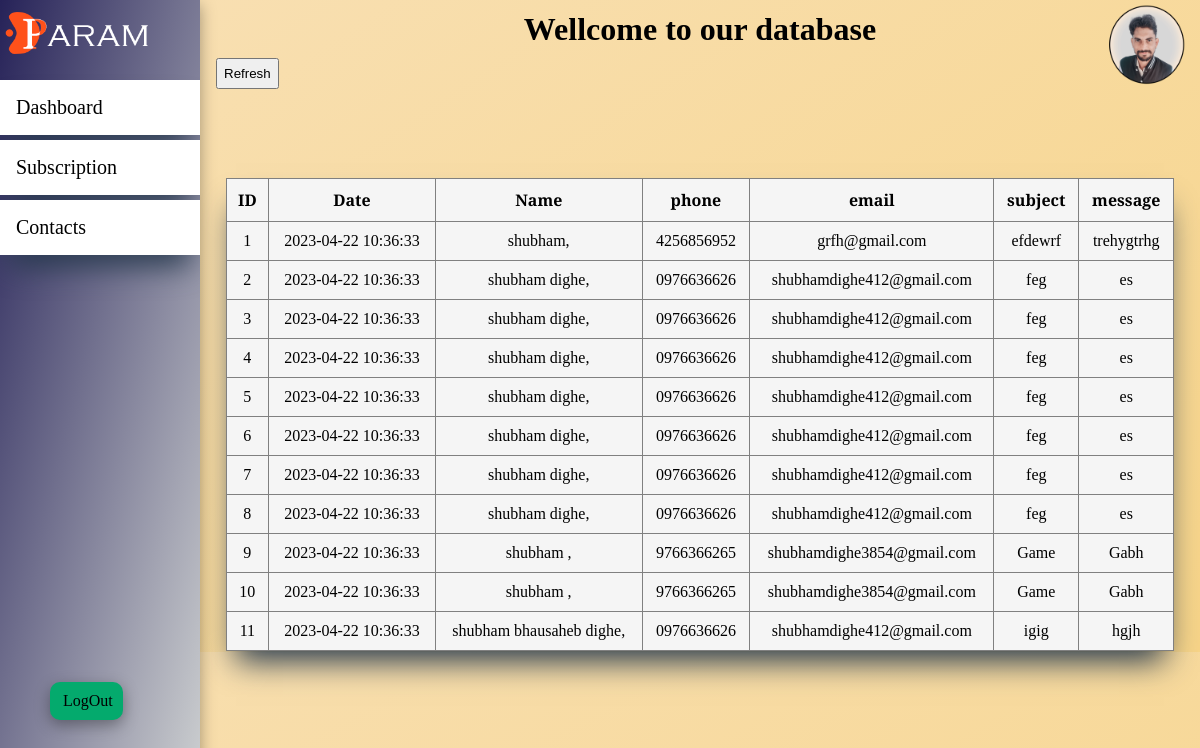
The page /login/contact.php (signed in) on the database its author committed.
### tables this page shows
CREATE TABLE `contact` (
  `id` int(4) NOT NULL,
  `name` text NOT NULL,
  `phone` varchar(10) NOT NULL,
  `email` text NOT NULL,
  `subject` text NOT NULL,
  `message` text NOT NULL,
  `date` datetime NOT NULL
);

### login/contact.php (the view, shortened to what this page needs)
<?php
    include('displaynav.php');
    include('../forms/connection/connection.php');
    ?>
<!DOCTYPE html>
<html lang="en">
<head>
</head>
<body>
<div class="content">
<?php
$activation="active";
if($activation == "active"){
?>
<h1 align='center' style="padding:10px" class="well">Wellcome to our database</h1>
 <table  class="table" style="border-collapse: collapse;  margin-top: 120px;" border="1">
 <button onClick="window.location.reload();" class="ref">Refresh </button>
<tr>
<th>ID</th>
<th>Date</th>
<th>Name</th>
<th>phone</th>
<th>email</th>
<th>subject</th>
<th>message</th>
</tr>
<?php
$sql = "SELECT id,date, name, phone,email, subject, message  FROM contact";
$result = mysqli_query($con, $sql);
if (mysqli_num_rows($result) > 0) {
  while($row = mysqli_fetch_assoc($result)) {
     echo"<tr> <td>". $row["id"];
    echo" <td>". $row["date"];
   echo "<td>" .$row["name"];
    echo "<td>" .$row["phone"];
    echo "<td>" .$row["email"];
    echo "<td>" .$row["subject"];
    echo "<td>" .$row["message"]."</a></td> </tr>" ;
  }
} else {
  echo "<p class='nrec'>No record found !</p>";
}
}
?>
</table>
</body>
</html>

### login/displaynav.php (shortened to what this page needs)
<!DOCTYPE html>
<html lang="en">
<head>
    <link rel="stylesheet" href="displaynav.css">
</head>
<body>
<div class="sidebar">
<a   href="../index.php"><img src="../assets/images/logo.png" alt="" width="150px" style="margin-top:10px;margin-bottom:20px; "></a>
  <a class="acon" href="display.php">Dashboard</a>
  <a class="acon" href="subscription.php">Subscription</a>
  <a  class="acon" href="contact.php">Contacts</a>
  <a href="logout.php" class="logout">LogOut</a>
</div>
</body>
</html>

### login/displaynav.css (style rules this page uses)
* { margin: 0px; padding: 0px; }
.sidebar { margin: 0; padding: 0; width: 200px; background-color: #f1f1f1; position: fixed; height: 100%; overflow: auto; background-image: linear-gradient(to bottom right, rgba(34, 30, 85, 0.979), rgba(202, 205, 206, 0.911)); box-shadow: rgba(0, 0, 0, 0.35) 0px 5px 15px; }
.sidebar .acon { display: block; color: rgb(255, 255, 255); padding: 16px; text-decoration: none; font-size: 20px; background-color: #ffffff; color: rgb(0, 0, 0); margin-bottom: 5px; box-shadow: rgb(38, 57, 77) 0px 20px 30px -10px; }
div.content { margin-left: 200px; padding: 1px 16px; height: 100%; background-image: linear-gradient(to bottom right, rgb(248, 223, 177), rgb(247, 212, 136)); }
.logout { padding:10px; padding-left:13px; background-color: #04AA6D; border-radius: 10px; text-decoration: none; color: black; margin-left: 50px; position: absolute; bottom: 10%; box-shadow: rgba(0, 0, 0, 0.35) 0px 5px 15px; }

### login/contact.php (style rules this page uses)
.table th,td { background-color: whitesmoke; text-align: center; padding: 10px; }
table { width: 98%; margin-left: auto; margin-right: auto; box-shadow: rgb(38, 57, 77) 0px 20px 30px -10px; }
.table th { font-weight: 800px; font-family: 'PT Serif', serif; }
.ref { padding: 6px; float: left; margin-right: 125px; margin-bottom: 10px; }
body { background-image: linear-gradient(to bottom right, rgb(248, 223, 177), rgb(247, 212, 136)); }

### rows shown on the page
contact: id "1", date "2023-04-22 10:36:33", name "shubham,", phone "4256856952", email "grfh@gmail.com", subject "efdewrf", message "trehygtrhg"
contact: id "2", date "2023-04-22 10:36:33", name "shubham dighe,", phone "0976636626", email "shubhamdighe412@gmail.com", subject "feg", message "es"
contact: id "3", date "2023-04-22 10:36:33", name "shubham dighe,", phone "0976636626", email "shubhamdighe412@gmail.com", subject "feg", message "es"
contact: id "4", date "2023-04-22 10:36:33", name "shubham dighe,", phone "0976636626", email "shubhamdighe412@gmail.com", subject "feg", message "es"
contact: id "5", date "2023-04-22 10:36:33", name "shubham dighe,", phone "0976636626", email "shubhamdighe412@gmail.com", subject "feg", message "es"
contact: id "6", date "2023-04-22 10:36:33", name "shubham dighe,", phone "0976636626", email "shubhamdighe412@gmail.com", subject "feg", message "es"
contact: id "7", date "2023-04-22 10:36:33", name "shubham dighe,", phone "0976636626", email "shubhamdighe412@gmail.com", subject "feg", message "es"
contact: id "8", date "2023-04-22 10:36:33", name "shubham dighe,", phone "0976636626", email "shubhamdighe412@gmail.com", subject "feg", message "es"
contact: id "9", date "2023-04-22 10:36:33", name "shubham ,", phone "9766366265", email "shubhamdighe3854@gmail.com", subject "Game", message "Gabh"
contact: id "10", date "2023-04-22 10:36:33", name "shubham ,", phone "9766366265", email "shubhamdighe3854@gmail.com", subject "Game", message "Gabh"
contact: id "11", date "2023-04-22 10:36:33", name "shubham bhausaheb dighe,", phone "0976636626", email "shubhamdighe412@gmail.com", subject "igig", message "hgjh"
